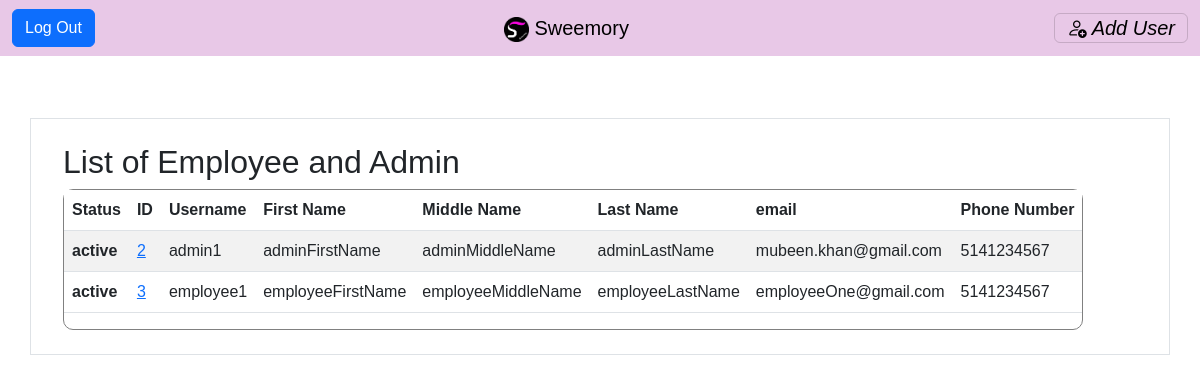
/ITspecialist/index (signed in), run on an earlier commit of the app's database.
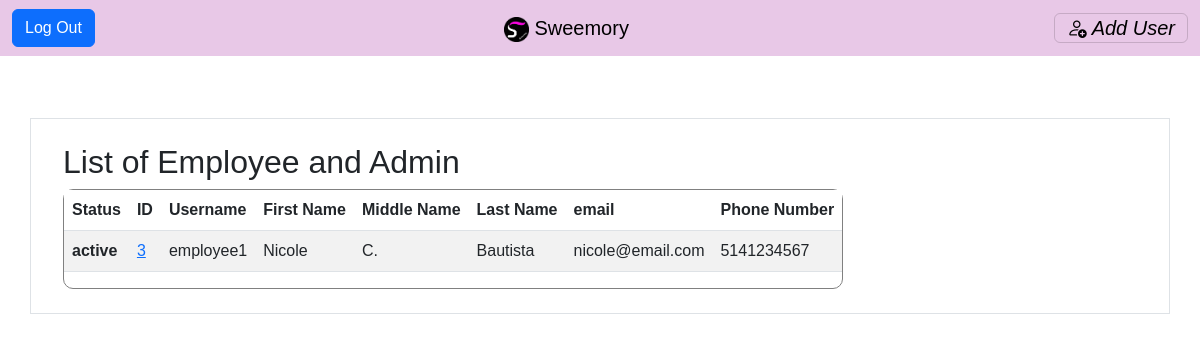
And on a later commit of the database.
### tables this page shows
CREATE TABLE `profile` (
  `user_id` int(11) NOT NULL,
  `first_name` varchar(50) NOT NULL,
  `middle_name` varchar(50) NOT NULL,
  `last_name` varchar(50) NOT NULL,
  `email` varchar(80) NOT NULL,
  `phone_number` varchar(10) NOT NULL,
  `status` varchar(8) NOT NULL
);

CREATE TABLE `user` (
  `user_id` int(11) NOT NULL,
  `user_type` varchar(12) NOT NULL,
  `username` varchar(50) NOT NULL,
  `password_hash` varchar(72) NOT NULL
);

### app/core/Controller.php (called while the page is built, shortened)
<?php
class Controller
{
    function view($name, $data = [])
    {
        include('app/views/' . $name . '.php');
    }
}

### app/controllers/ITspecialist.php (called while the page is built, shortened)
<?php
class ITspecialist extends \app\core\Controller
{
	public function index()
	{
        $user = new \app\models\User();
        $users = $user->getAllUserInfo();
        $this->view('ITspecialist/index', $users);
	}
}

### app/core/App.php (called while the page is built, shortened)
<?php
class App
{
    public function __construct()
    {
        $request = $this->parseUrl($_GET['url'] ?? '');
        $method = 'index';
        if (file_exists('app/controllers/' . $request[0] . '.php'))
        {
            unset($request[0]);
        }
        $controller = new $controller;
        if (isset($request[1]) && method_exists($controller, $request[1]))
        {
            $method = $request[1];
            unset($request[1]);
        }
        $params = array_values($request);
        call_user_func_array([$controller, $method], $params);
    }
    function parseUrl($url)
    {
        return explode('/', trim($url, '/'));
    }
}

### index.php (called while the page is built, shortened)
<?php
new app\core\App;

### app/models/User.php (called while the page is built, shortened)
<?php
class User extends \app\core\Model
{
	public function getAllUserInfo()
	{
		$SQL = "SELECT p.status, u.user_id, u.username, p.first_name, p.middle_name, p.last_name, p.email, p.phone_number
			FROM user u
			LEFT JOIN profile p ON u.user_id = p.user_id
			WHERE u.user_type <> 'itspecialist'";
		$STH = self::$connection->prepare($SQL);
		$STH->execute();
		$STH->setFetchMode(\PDO::FETCH_CLASS, 'app\\models\\User');
		return $STH->fetchAll();
	}
}

### app/core/autoload.php (called while the page is built, shortened)
<?php
spl_autoload_register(
    function($class_name)
    {
        $class_name = str_replace("\\", DIRECTORY_SEPARATOR, $class_name);
    }
);

### app/core/Model.php (called while the page is built, shortened)
<?php
class Model
{
	public static ?PDO $connection = null;
	public function __construct() {
		if(self::$connection == null) {
			$env = \Dotenv\Dotenv::createImmutable(getcwd());
			$host = $_ENV['db_host'];
			$dbname = $_ENV['db_name'];
			$user = $_ENV['db_user'];
			$pass = $_ENV['db_pass'];
			$charset = $_ENV['db_charset'];
			try {
				$options = [
					PDO::ATTR_ERRMODE => PDO::ERRMODE_EXCEPTION,
					PDO::ATTR_DEFAULT_FETCH_MODE =>PDO::FETCH_CLASS,
					PDO::ATTR_EMULATE_PREPARES => false
				];
				self::$connection = new PDO("mysql:host=$host;dbname=$dbname;charset=$charset", $user, $pass,$options);
				self::$connection->query("SET NAMES $charset");
			}
			catch(PDOException $e) {
			 	echo $e->getMessage();
			}
		}
	}
}

### app/views/ITspecialist/index.php (the view)
<?php $this->view('shared/header','IT Home Page'); ?>
<?php $this->view('shared/navigation/itnav'); ?>
<div class="container" style="padding-top: 20px;">
	<div class="p-4 mt-5 border d-flex">
		<div class="spacer" style="width: 8px; flex-shrink: 0; margin: 0; padding: 0;"></div>
		<div class="" style="">
			<h2><?=_('List of Employee and Admin')?></h2>
			<div class="" style="border: 1px solid grey; border-radius: 10px;">
				<table class="table table-striped " style="">
		            <thead class="thead-dark">
		                <tr >
		                    <th scope="col">Status</th>
		                    <th scope="col">ID</th>
		                    <th scope="col">Username</th>
		                    <th scope="col">First Name</th>
		                    <th scope="col">Middle Name</th>
		                    <th scope="col">Last Name</th>
		                    <th scope="col">email</th>
		                    <th scope="col">Phone Number</th>
		                </tr>
		            </thead>
		            <tbody class="">
		            	<?php foreach ($data as $user) { ?>
			                <tr>
			                    <th scope="row"><?=$user->status?></th>
			                    <td><a href="/ITspecialist/viewUserDetails/<?=$user->user_id?>"><?=$user->user_id?></a></td>
			                    <td><?=$user->username?></td>
			                    <td><?=$user->first_name?></td>
			                    <td><?=$user->middle_name?></td>
			                    <td><?=$user->last_name?></td>
			                    <td><?=$user->email?></td>
			                    <td><?=$user->phone_number?></td>
			                </tr>
		                <?php
							}
						?>
		            </tbody>
		        </table>
		    </div>
		</div>
	</div>
</div>
<?php $this->view('shared/footer'); ?>

### app/views/shared/header.php (shortened to what this page needs)
<!DOCTYPE html>
<html>
<head>
	<link href="https://cdn.jsdelivr.net/npm/bootstrap@5.3.0-alpha1/dist/css/bootstrap.min.css" rel="stylesheet">
	<link rel="stylesheet" href="https://cdn.jsdelivr.net/npm/bootstrap-icons@1.10.3/font/bootstrap-icons.css">
	<link rel="stylesheet" type="text/css" href="/css/main.css">
	<link rel="stylesheet" type="text/css" href="/css/login.css">
	<link rel="stylesheet" type="text/css" href="/css/IT.css">
</head>
<body>

### app/views/shared/navigation/itnav.php (shortened to what this page needs)
<nav class="navbar fixed-top" style="background-color: #e8c8e7;">
  <div class="container-fluid">
    <a class="btn btn-primary" href="/User/logout">Log Out</a>
    <a class="navbar-brand" href="/ITspecialist/index"><img src="/resources/logo.png" alt="Cliquebait Logo" class="d-inline-block align-text-top" style="width: 25px; height: 25px;"> Sweemory</a>
    <button class="navbar-toggler" type="button" data-bs-toggle="offcanvas" data-bs-target="#offcanvasNavbar" aria-controls="offcanvasNavbar">
      <a href="/ITspecialist/createUser" style="text-decoration: none; color: black"><i class="bi bi-person-add"><?=_(' Add User')?></i></a>
    </button>
</nav>

### app/views/shared/footer.php
</body>
</html>

### css/main.css (style rules this page uses)
body { background-color: #FFFFFF; font-family: 'Ubuntu', sans-serif; position: relative; top: 50px; }
.container { border-radius: 5px; padding: 20px 0; }

What changed in the data, as far as the page shows it:
removed profile: status "active", user_id.user_id "2", user_id.username "admin1", first_name "adminFirstName", middle_name "adminMiddleName", last_name "adminLastName", email "mubeen.khan@gmail.com", phone_number "5141234567"
changed profile "active": first_name "employeeFirstName" → "Nicole"; middle_name "employeeMiddleName" → "C."; last_name "employeeLastName" → "Bautista"; email "employeeOne@gmail.com" → "nicole@email.com"
